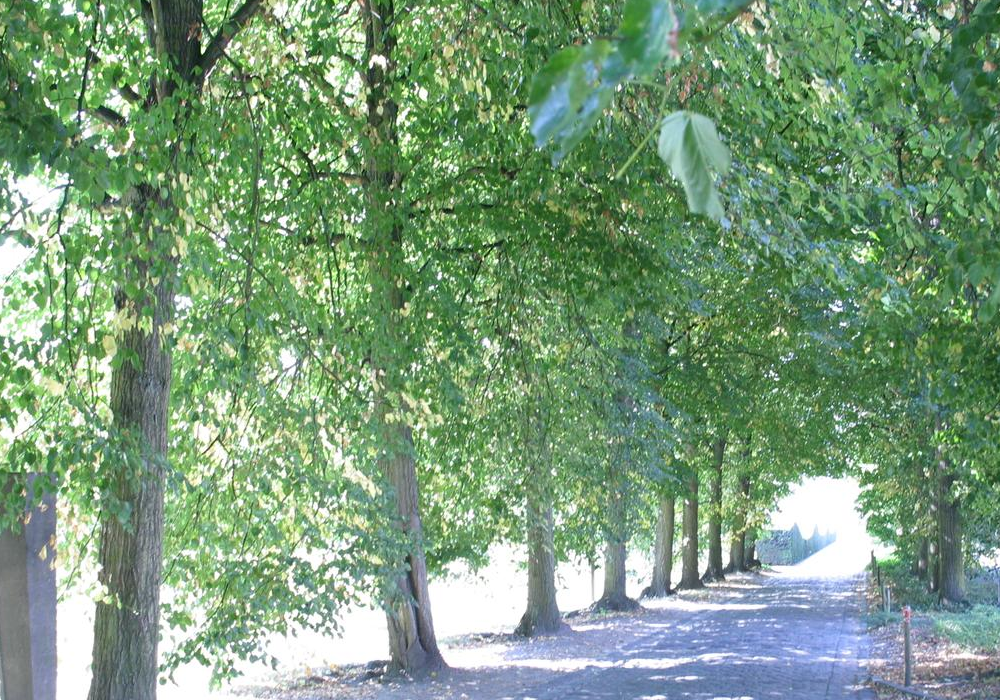
#> input picture images/img1.ppm, 1000 x 700 px
$ python main.py
#> lines starting #> are read from the running program, lines starting #| are printed output that depends on the picture
from PIL import Image
import numpy as np
from sift import getDoG, getExtremas
from visual import plotPoints

image = Image.open("images/img1.ppm")
#> image is the input picture: PIL image 1000x700 RGB; mean R, G, B 121.7, 154, 122.7
image = image.convert('L')
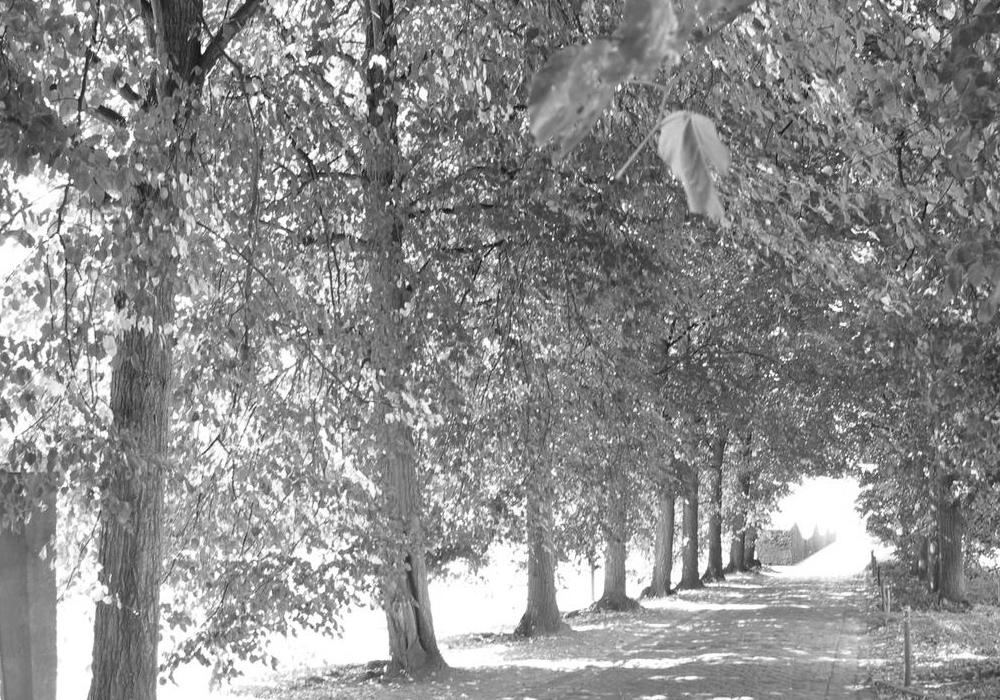
#> image: PIL image 1000x700 L; min 3, max 255, mean 140.8
imgarr = np.asarray(image)

T, S, Sigma = 0.04, 5, 1.6
SIFT_FIXPT_SCALE = 1
edgeThreshold = 10

'''高斯差分金字塔'''
# DoG_Pyramid, Guass_Pyramid, O = getDoG(img=imgarr, n=1, sigma0=Sigma, S=S)
O = 6
#> (the run stopped early here; a loop or call above may not have finished)

$ run again, with images/img2.ppm copied over images/img1.ppm
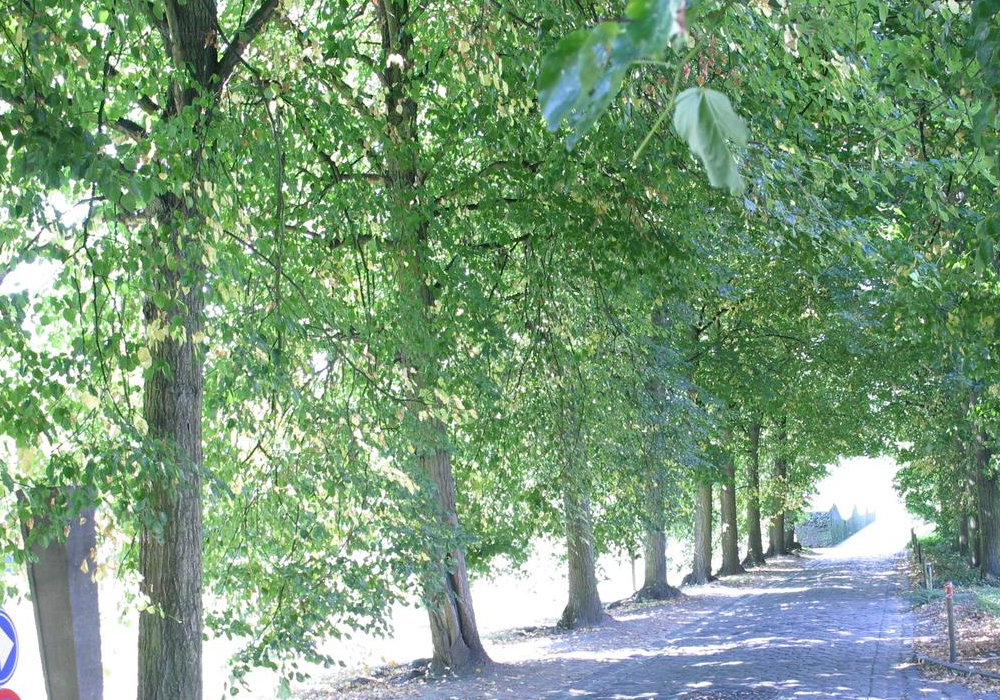
#> input picture images/img2.ppm, 1000 x 700 px
#> image is the input picture: PIL image 1000x700 RGB; mean R, G, B 122.7, 154.5, 123.7
#> `image = image.convert('L')`:
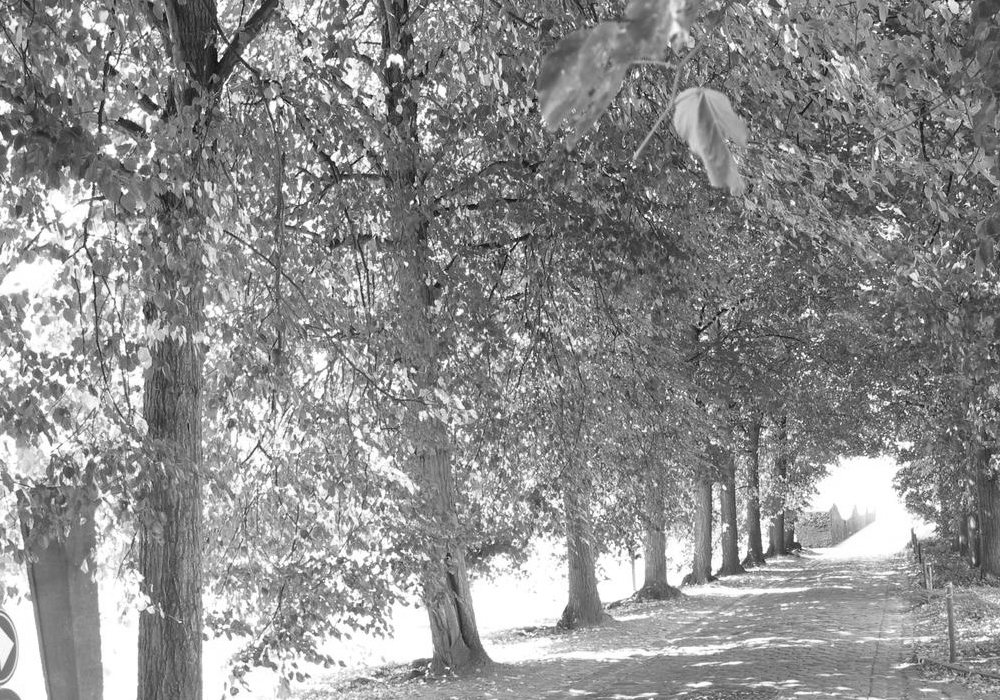
#> image: PIL image 1000x700 L; min 6, max 255, mean 141.4
